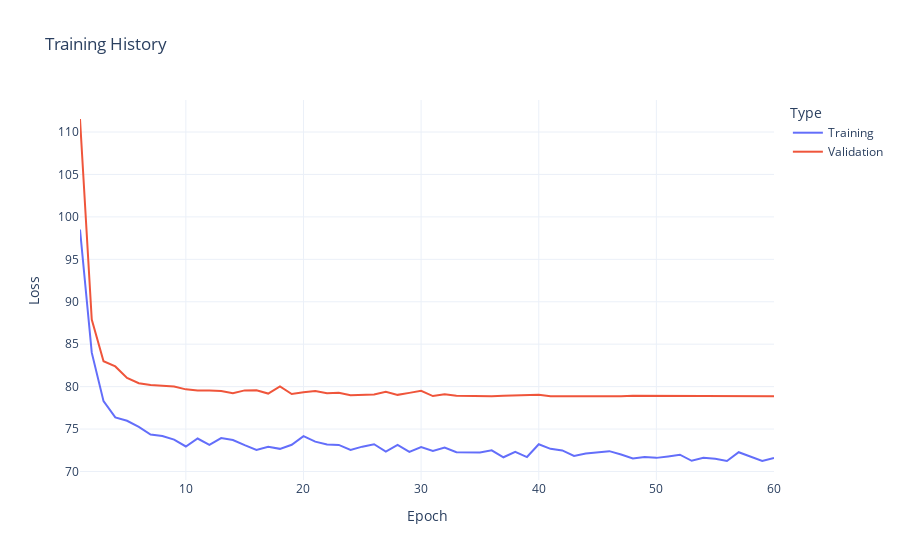

The cell this chart's notebook holds for it:
### Code cell
ae_model.plot_training_history()

### Figure 1 — Plotly figure (JSON) as saved in the notebook; plotly's stock layout.template omitted (floating-point values rounded to 4 significant figures)
{"data": [{"hovertemplate": "Type=Training<br>Epoch=%{x}<br>Loss=%{y}<extra></extra>", "legendgroup": "Training", "line": {"color": "#636efa", "dash": "solid"}, "marker": {"symbol": "circle"}, "mode": "lines", "name": "Training", "orientation": "v", "showlegend": true, "type": "scatter", "x": [1, 2, 3, 4, 5, 6, 7, 8, 9, 10, 11, 12, 13, 14, 15, 16, 17, 18, 19, 20, 21, 22, 23, 24, 25, 26, 27, 28, 29, 30, 31, 32, 33, 34, 35, 36, 37, 38, 39, 40, 41, 42, 43, 44, 45, 46, 47, 48, 49, 50, 51, 52, 53, 54, 55, 56, 57, 58, 59, 60], "xaxis": "x", "y": [98.51, 84.0, 78.28, 76.37, 75.97, 75.25, 74.35, 74.19, 73.75, 72.95, 73.88, 73.15, 73.94, 73.71, 73.1, 72.53, 72.92, 72.67, 73.15, 74.16, 73.51, 73.18, 73.13, 72.54, 72.92, 73.22, 72.34, 73.13, 72.3, 72.89, 72.42, 72.83, 72.27, 72.25, 72.25, 72.49, 71.68, 72.31, 71.7, 73.21, 72.66, 72.48, 71.84, 72.11, 72.26, 72.39, 71.99, 71.53, 71.7, 71.6, 71.77, 71.98, 71.26, 71.61, 71.49, 71.23, 72.27, 71.76, 71.25, 71.59], "yaxis": "y"}, {"hovertemplate": "Type=Validation<br>Epoch=%{x}<br>Loss=%{y}<extra></extra>", "legendgroup": "Validation", "line": {"color": "#EF553B", "dash": "solid"}, "marker": {"symbol": "circle"}, "mode": "lines", "name": "Validation", "orientation": "v", "showlegend": true, "type": "scatter", "x": [1, 2, 3, 4, 5, 6, 7, 8, 9, 10, 11, 12, 13, 14, 15, 16, 17, 18, 19, 20, 21, 22, 23, 24, 25, 26, 27, 28, 29, 30, 31, 32, 33, 34, 35, 36, 37, 38, 39, 40, 41, 42, 43, 44, 45, 46, 47, 48, 49, 50, 51, 52, 53, 54, 55, 56, 57, 58, 59, 60], "xaxis": "x", "y": [111.5, 87.89, 82.99, 82.38, 81.03, 80.4, 80.19, 80.1, 80.0, 79.68, 79.55, 79.55, 79.49, 79.22, 79.55, 79.57, 79.18, 80.03, 79.13, 79.34, 79.48, 79.22, 79.28, 78.98, 79.0, 79.08, 79.38, 79.03, 79.26, 79.5, 78.88, 79.09, 78.94, 78.91, 78.9, 78.85, 78.92, 78.95, 78.93, 79.03, 78.88, 78.87, 78.89, 78.84, 78.87, 78.87, 78.88, 78.91, 78.91, 78.93, 78.87, 78.86, 78.92, 78.91, 78.9, 78.85, 78.88, 78.88, 78.88, 78.87], "yaxis": "y"}], "layout": {"legend": {"title": {"text": "Type"}, "tracegroupgap": 0}, "title": {"text": "Training History"}, "xaxis": {"anchor": "y", "domain": [0, 1], "title": {"text": "Epoch"}}, "yaxis": {"anchor": "x", "domain": [0, 1], "title": {"text": "Loss"}}}}
